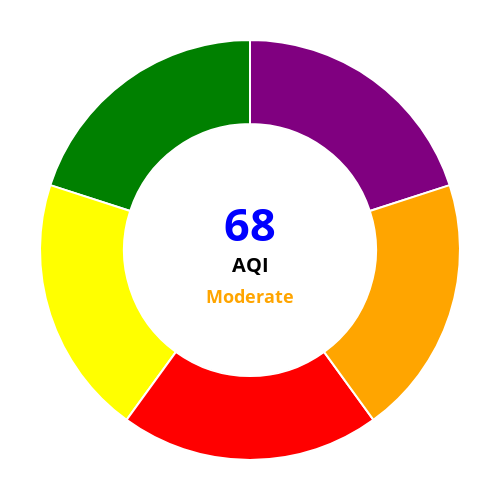

Notebook cell for this chart:
### Code cell
import plotly.graph_objects as go

# Custom AQI donut data
labels = ['Very Poor', 'Good', 'Moderate', 'Unhealthy', 'Satisfactory']
values = [20, 20, 20, 20, 20]  # equal segments

# Custom colors: purple, green, yellow, red, orange
colors = ['purple', 'green', 'yellow', 'red', 'orange']

# Create donut chart
fig = go.Figure(data=[go.Pie(    # go.Pie is used to create both pie and donut charts.
    labels=labels,
    values=values,
    hole=0.6,
    marker=dict(colors=colors, line=dict(color='white', width=2)),
    textinfo='none'  # hide slice labels
)])

# Add center text with extra spacing
fig.add_annotation(
    text="<b><span style='font-size:45px; color:blue;'>68</span><br><br>"
         "<span style='font-size:20px; color:black;'>AQI</span><br><br>"
         "<span style='font-size:18px; color:orange;'>Moderate</span></b>",
    x=0.5, y=0.5, showarrow=False       # showarrow=False ensures no arrow appears on the tex
)

# Layout adjustments
fig.update_layout(
    showlegend=False,
    width=500, height=500,
    margin=dict(t=40, b=40, l=40, r=40),
    paper_bgcolor='white'
)

fig.show()

### Figure 1 — Plotly figure (JSON) as saved in the notebook; plotly's stock layout.template omitted (floating-point values rounded to 4 significant figures)
{"data": [{"hole": 0.6, "labels": ["Very Poor", "Good", "Moderate", "Unhealthy", "Satisfactory"], "marker": {"colors": ["purple", "green", "yellow", "red", "orange"], "line": {"color": "white", "width": 2}}, "textinfo": "none", "type": "pie", "values": [20, 20, 20, 20, 20]}], "layout": {"annotations": [{"showarrow": false, "text": "<b><span style='font-size:45px; color:blue;'>68</span><br><br><span style='font-size:20px; color:black;'>AQI</span><br><br><span style='font-size:18px; color:orange;'>Moderate</span></b>", "x": 0.5, "y": 0.5}], "height": 500, "margin": {"b": 40, "l": 40, "r": 40, "t": 40}, "paper_bgcolor": "white", "showlegend": false, "width": 500}}
